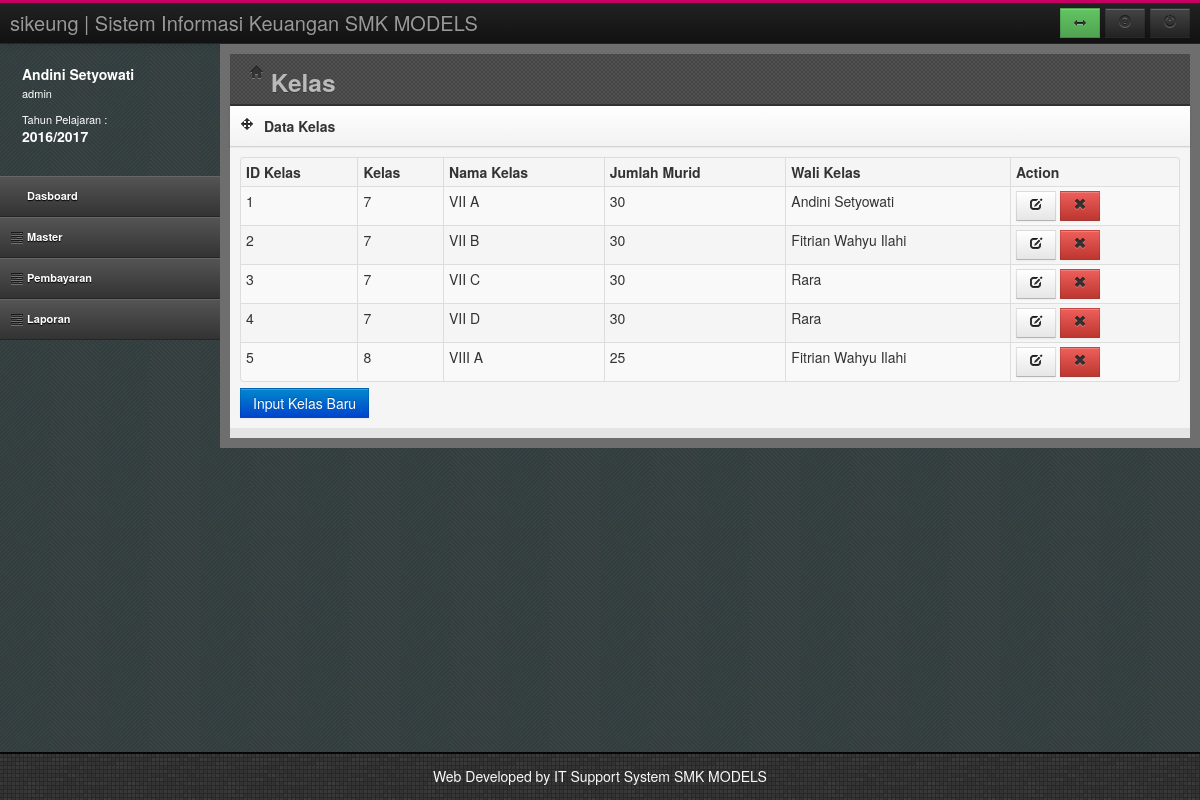
Screenshot of /index.php?page=kelas (signed in) with the database file from the repository.
### tables this page shows
CREATE TABLE `tahunjar` (
  `TahunAkademik` varchar(20) NOT NULL,
  `Status` varchar(20) DEFAULT NULL,
  PRIMARY KEY (`TahunAkademik`)
);

CREATE TABLE `kelas` (
  `idkelas` int(11) NOT NULL AUTO_INCREMENT,
  `Grade` varchar(5) DEFAULT NULL,
  `Kelas` varchar(50) DEFAULT NULL,
  `JumlahMurid` int(11) DEFAULT NULL,
  `walikelas` varchar(50) DEFAULT NULL,
  PRIMARY KEY (`idkelas`)
);

CREATE TABLE `guru` (
  `NIP` varchar(50) NOT NULL,
  `Nama` varchar(100) DEFAULT NULL,
  `Alamat` varchar(100) DEFAULT NULL,
  `NoHP` varchar(100) DEFAULT NULL,
  PRIMARY KEY (`NIP`)
);

### kelas.php (the view, shortened to what this page needs)
<header class="head">
	<div class="main-bar">
		<h3><i class="icon-home"></i> Kelas</h3>
	</div>
</header>
<div class="row-fluid">
	<div class="span12">
		<div class="box">
			<header>
				<div class="icons"><i class="icon-move"></i></div>
				<h5>Data Kelas</h5>
			</header>
			<div id="collapse4" class="body">
				<table id="dataTable" class="table table-bordered table-condensed table-hover table-striped">
					<thead>
						<tr>
							<th>ID Kelas</th>
                                                        <th>Kelas</th>
							<th>Nama Kelas</th>
							<th>Jumlah Murid</th>
							<th>Wali Kelas</th>
							<th>Action</th>
						</tr>
					</thead>
					<tbody>
					<?php
					$sql = "Select * from kelas";
					$rw=mysql_query($sql);
					while($rs=mysql_fetch_array($rw))
					{
					?>
						<tr>
							<td><?php echo $rs[0]; ?></td>
							<td><?php echo $rs[1]; ?></td>
							<td><?php echo $rs[2]; ?></td>
                                                        <td><?php echo $rs[3]; ?></td>
							<td>
							<?php
							$sql = "Select * from guru where nip='$rs[4]'";
							$rws=mysql_query($sql);$rss=mysql_fetch_array($rws);
							echo $rss[1];
							?>
							</td>
							<td>
								<a href="?page=addkelas&act=1&id=<?php echo $rs[0]; ?>"><button class="btn edit"><i class="icon-edit"></i></button></a>
								<a href="hapuskelas.php?id=<?php echo $rs[0]; ?>"><button class="btn btn-danger remove"><i class="icon-remove"></i></button></a>
							</td>
						</tr>
					<?php
					}
					?>
					</tbody>
				</table>
				<a href="?page=addkelas&act=0">
					<input type="submit" value="Input Kelas Baru" class="btn btn-primary">
				</a>
			</div>
		</div>
	</div>
</div>

### usersesion.php
<div class="media user-media hidden-phone">
	<div class="media-body hidden-tablet">
		<h5 class="media-heading"><?php echo $LogNamaUser;?></h5>
		<ul class="unstyled user-info">
			<li><?php echo $LogHak;?><br/><br/></li>
			<li>Tahun Pelajaran : <br/>
				<h5 class="media-heading"><?php echo $TahunAktif ;?></h5>
			</li>
		</ul>
	</div>
</div>

### assets/css/style.css (style rules this page uses)
html, body { height: 100%; }
.head { height: 40px; padding-bottom: 10px; *zoom: 1; }
.head:before, .head:after { display: table; content: ""; line-height: 0; }
.head:after { clear: both; }
.head .main-bar { margin-left: 20px; position: relative; }
#left .user-media { color: #fff; padding: 20px 0 20px 10px; }
#left .user-media .media-body { float: left; margin-left: 12px; }
#left .user-media .media-body h5 { margin-bottom: 3px; }
#left .user-media .media-body .user-info li { line-height: 13px; font-size: 11px; }
.head { background-color: #444444; background-image: url("../img/bg.png"); background-repeat: repeat; border-bottom: 2px solid #333333; }
.head .main-bar h3 { color: #BABABA; line-height: 29px; text-shadow: 0 1px 0 rgba(51, 47, 47, 0.6); }
.box { margin-bottom: 10px; position: relative; width: 100%; }
.box header { background-color: #fafafa; background-image: -moz-linear-gradient(top, #ffffff, #f2f2f2); background-image: -webkit-gradient(linear, 0 0, 0 100%, from(#ffffff), to(#f2f2f2)); background-image: -webkit-linear-gradient(top, #ffffff, #f2f2f2); background-image: -o-linear-gradient(top, #ffffff, #f2f2f2); background-image: linear-gradient(to bottom, #ffffff, #f2f2f2); background-repeat: repeat-x; filter: progid:DXImageTransform.Microsoft.gradient(startColorstr='#ffffffff', endColorstr='#fff2f2f2', GradientType=0); border-bottom: 1px solid #d4d4d4; -webkit-box-shadow: 0 1px 4px rgba(0, 0, 0, 0.065); -moz-box-shadow: 0 1px 4px rgba(0, 0, 0, 0.065); box-shadow: 0 1px 4px rgba(0, 0, 0, 0.065); *zoom: 1; }
.box header:before, .box header:after { display: table; content: ""; line-height: 0; }
.box header:after { clear: both; }
.box header .icons, .box header h5 { float: left; margin: 0; }
.box header .icons { float: left; display: block; padding: 10px 5px 10px 10px; }
.box header h5 { margin: 10px 0 10px 5px; }
.box .body, .box .block { padding: 10px; background-color: #F5F5F5; -webkit-box-shadow: inset 0 1px 1px rgba(0, 0, 0, 0.05); -moz-box-shadow: inset 0 1px 1px rgba(0, 0, 0, 0.05); box-shadow: inset 0 1px 1px rgba(0, 0, 0, 0.05); }
.btn { -webkit-border-radius: 0; -moz-border-radius: 0; border-radius: 0; }

### assets/css/responsive-tables.css (style rules this page uses)
table th { font-weight: bold; }
table td, table th { padding: 9px 10px; text-align: left; }

### rows the page displays
tahunjar: TahunAkademik "2016/2017"
kelas: idkelas "1", Grade "7", Kelas "VII A", JumlahMurid "30", guru.Nama "Andini Setyowati"
kelas: idkelas "2", Grade "7", Kelas "VII B", JumlahMurid "30", guru.Nama "Fitrian Wahyu Ilahi"
kelas: idkelas "3", Grade "7", Kelas "VII C", JumlahMurid "30", guru.Nama "Rara"
kelas: idkelas "4", Grade "7", Kelas "VII D", JumlahMurid "30", guru.Nama "Rara"
kelas: idkelas "5", Grade "8", Kelas "VIII A", JumlahMurid "25", guru.Nama "Fitrian Wahyu Ilahi"

### other values shown
$LogNamaUser "Andini Setyowati"
$LogHak "admin"
